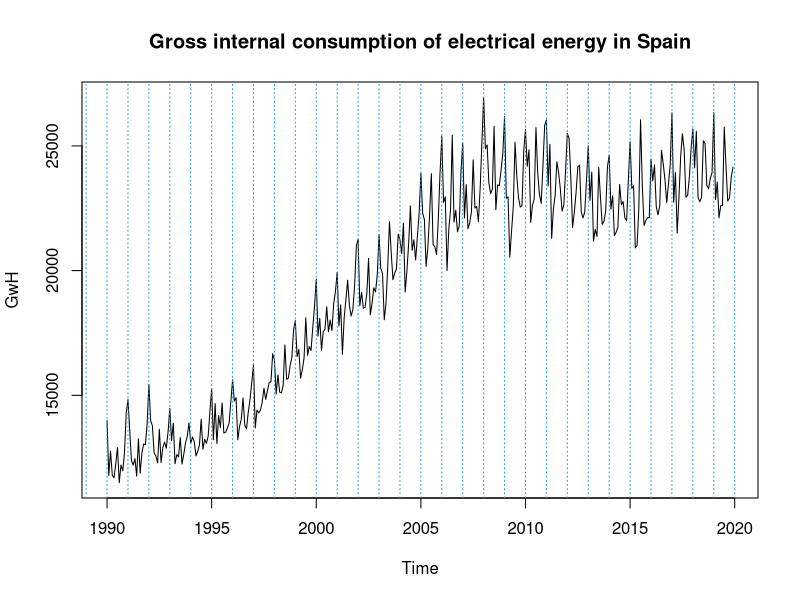
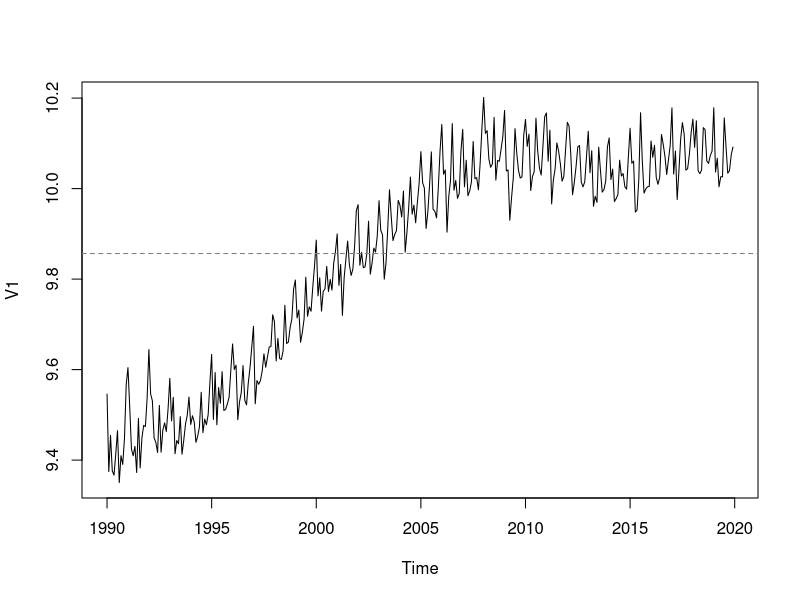
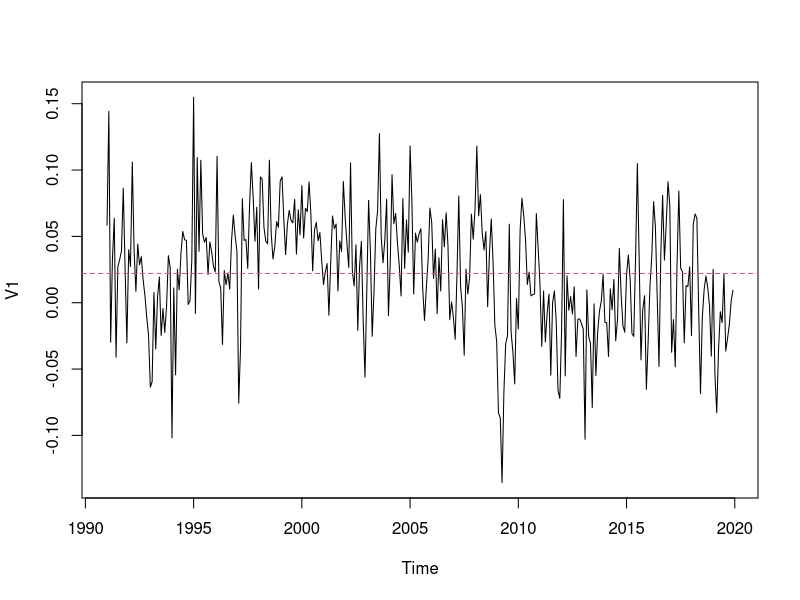
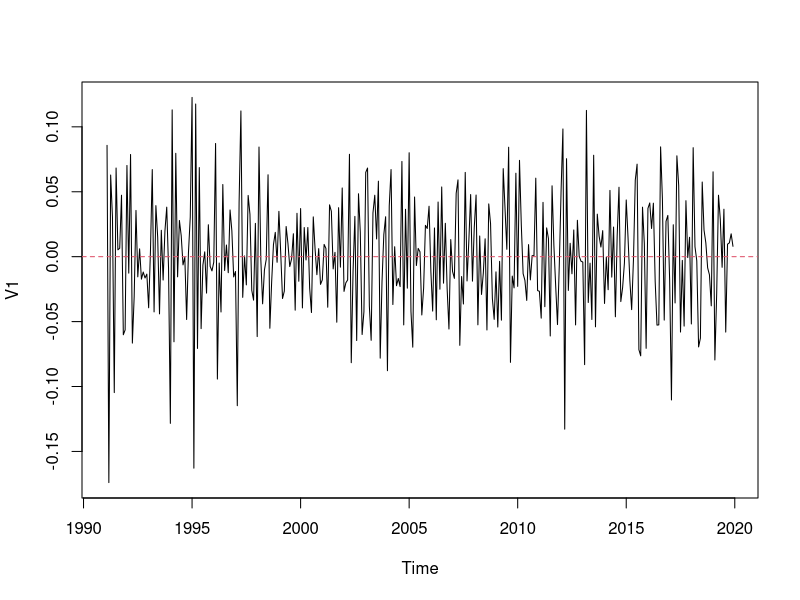
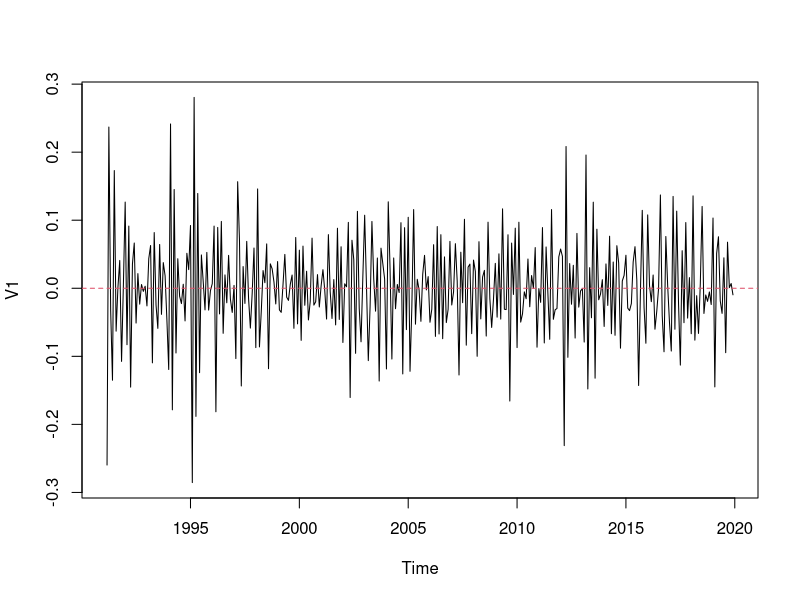
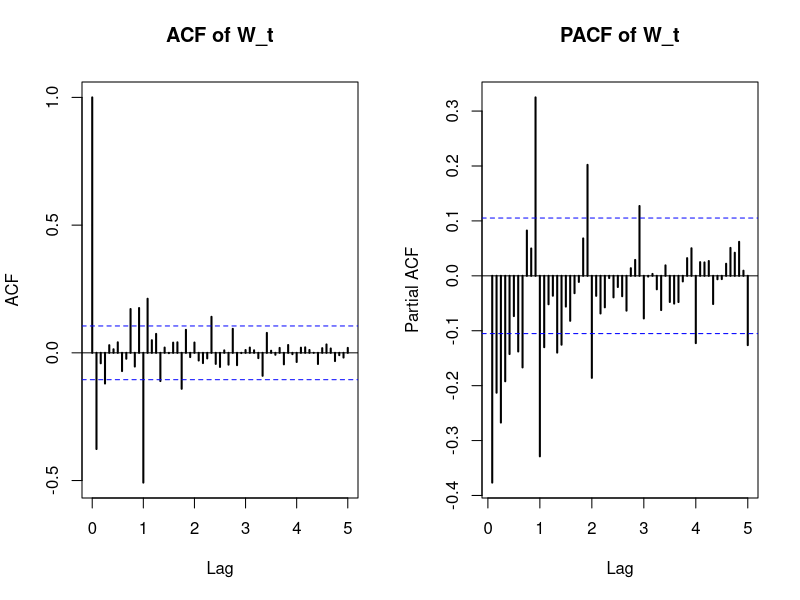
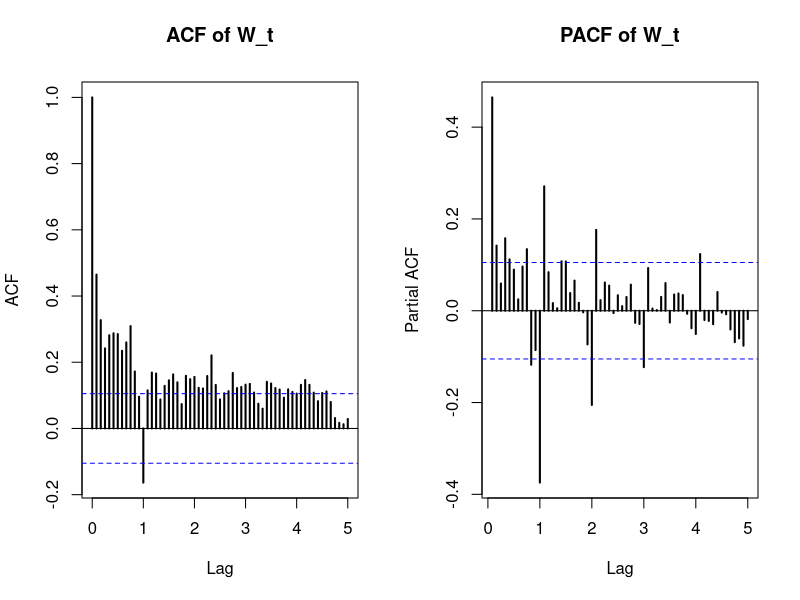

Write the R code that produced these figures, in order.
## ---- chunk 1
knitr::opts_chunk$set(echo = TRUE, warning = FALSE, message = FALSE)
# Load necessary libraries
library(tseries)
library(forecast)
## ---- chunk 2
serie=window(ts(read.table("ConsumElec.dat"),start=1990,freq=12))
plot(serie, main="Gross internal consumption of electrical energy in Spain", ylab="GwH")
abline(v=1985:2020,lty=3,col=4)
#dev.copy(png, filename = "plots/raw_series.png", width = 900, height = 600)
#dev.off()
## ---- chunk 3
lnserie <- log(serie)
plot(lnserie)
abline(h = mean(lnserie), col = 2, lty = 2)
#dev.copy(png, filename = "plots/log_transform_variance.png", width = 900, height = 600)
#dev.off()
## ---- chunk 4
d12lnserie <- diff(lnserie, lag = 12)
plot(d12lnserie)
abline(h = mean(d12lnserie), col = 2, lty = 2)
#dev.copy(png, filename = "plots/seasonal_differencing.png", width = 900, height = 600)
#dev.off()
## ---- chunk 5
d1d12lnserie <- diff(d12lnserie, lag = 1)
plot(d1d12lnserie)
abline(h = 0, col = 2, lty = 2)
#dev.copy(png, filename = "plots/regular_differencing.png", width = 900, height = 600)
#dev.off()
## ---- chunk 6
d1d1d12lnserie <- diff(d1d12lnserie, lag = 1)
plot(d1d1d12lnserie)
abline(h = 0, col = 2, lty = 2)
#dev.copy(png, filename = "plots/regular_differencing_2.png", width = 900, height = 600)
#dev.off()

# Check for over-differencing (variance comparison)
var_raw <- var(lnserie)
var_d12 <- var(d12lnserie)
var_d1d12 <- var(d1d12lnserie)
var_d1d1d12 <- var(d1d1d12lnserie)

cat(sprintf("Variance of ln(X_t): %f\n", var_raw))
cat(sprintf("Variance of D=1 Series: %f\n", var_d12))
cat(sprintf("Variance of d=1, D=1 Series: %f\n", var_d1d12))
cat(sprintf("Variance of d=2, D=1 Series: %f\n", var_d1d1d12))
## ---- chunk 7
par(mfrow = c(1, 2))
acf(d1d12lnserie, lag.max = 60, main = "ACF of W_t", lwd = 2)
pacf(d1d12lnserie, lag.max = 60, main = "PACF of W_t", lwd = 2)
par(mfrow = c(1, 1))
#dev.copy(png, filename = "plots/acf_pacf_stationary_d1D1.png", width = 1200, height = 600)
#dev.off()
## ---- chunk 8
par(mfrow = c(1, 2))
acf(d12lnserie, lag.max = 60, main = "ACF of W_t", lwd = 2)
pacf(d12lnserie, lag.max = 60, main = "PACF of W_t", lwd = 2)
par(mfrow = c(1, 1))
#dev.copy(png, filename = "plots/acf_pacf_stationary_d0D1.png", width = 1200, height = 600)
#dev.off()
